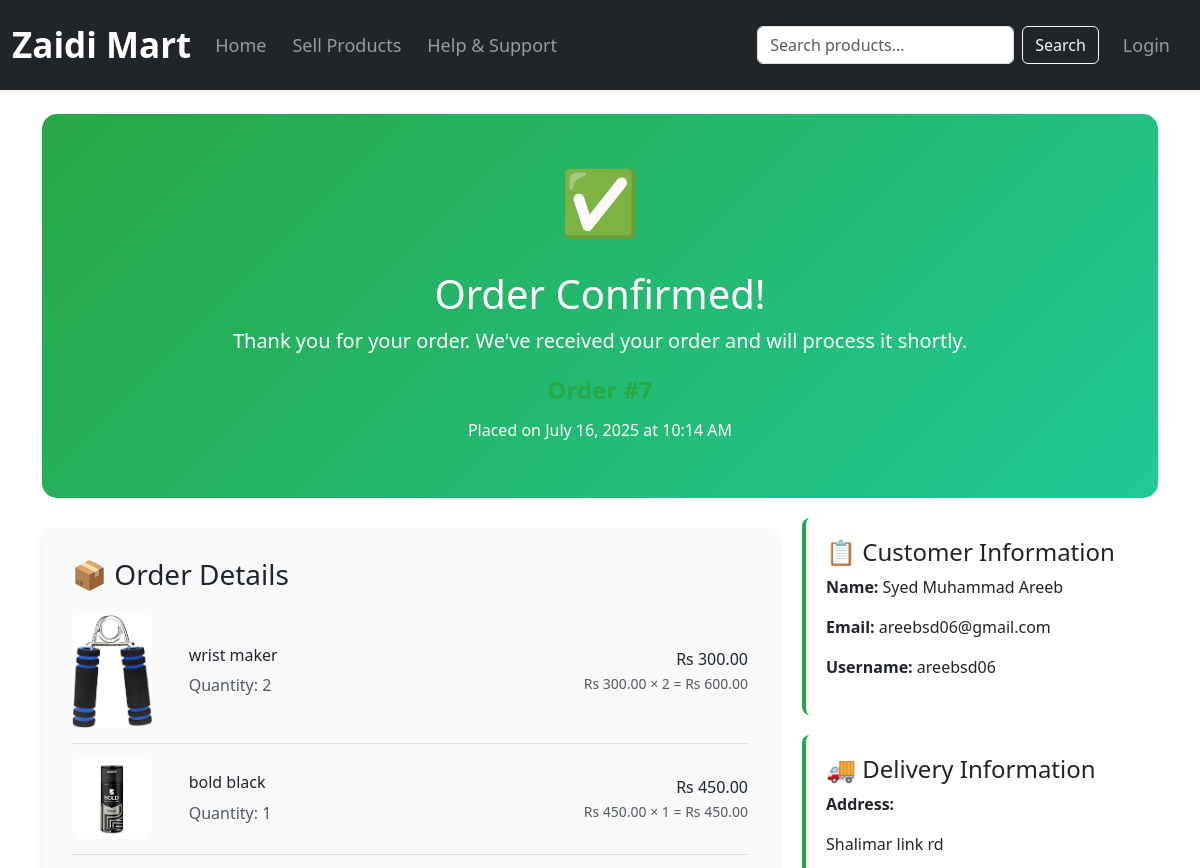
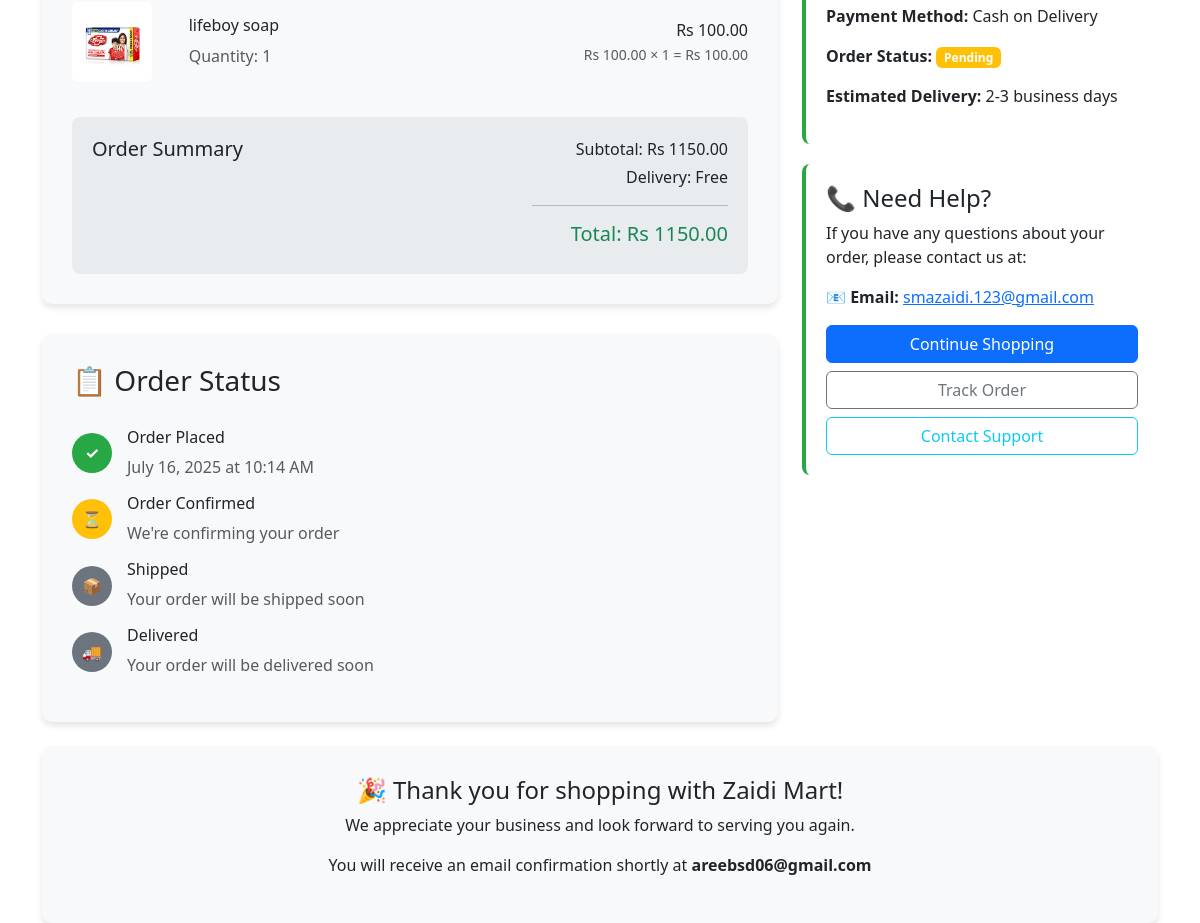
Screenshot of /order_confirmation/7/ with the database file from the repository (2 pictures, top to bottom).
### store/models/order.py (models this page shows, shortened)
class Order(models.Model):
    PAYMENT_CHOICES = [
        ('cod', 'Cash on Delivery'),
        ('online', 'Online Payment'),
    ]
    STATUS_CHOICES = [
        ('pending', 'Pending'),
        ('confirmed', 'Confirmed'),
        ('shipped', 'Shipped'),
        ('delivered', 'Delivered'),
        ('cancelled', 'Cancelled'),
    ]
    username = models.CharField(max_length=100)
    customer_name = models.CharField(max_length=200)
    customer_email = models.EmailField()
    customer_address = models.TextField()
    payment_method = models.CharField(max_length=20, choices=PAYMENT_CHOICES, default='cod')
    total_amount = models.DecimalField(max_digits=10, decimal_places=2)
    status = models.CharField(max_length=20, choices=STATUS_CHOICES, default='pending')
    created_at = models.DateTimeField(default=timezone.now)
    updated_at = models.DateTimeField(auto_now=True)
    class Meta:
        ordering = ['-created_at']

### store/models/orderitem.py (models this page shows, shortened)
class OrderItem(models.Model):
    order = models.ForeignKey(Order, on_delete=models.CASCADE, related_name='items')
    product = models.ForeignKey('Product', on_delete=models.CASCADE)  # Adjust based on your Product model
    quantity = models.PositiveIntegerField()
    price = models.DecimalField(max_digits=10, decimal_places=2)
    def get_total_price(self):
        return self.quantity * self.price

### store/models/product.py (models this page shows, shortened)
class Product(models.Model):
    name = models.CharField(max_length=30)
    price = models.IntegerField(default=0)
    category=models.ForeignKey(Category,on_delete=models.CASCADE,default=1)
    description = models.CharField(max_length=200, default='', blank=True,null=True)
    image=models.ImageField(upload_to='upload/products/')

### store/views.py (the view)
# urls.py: path('order_confirmation/<int:order_id>/', order_confirmation, name='order_confirmation'),
def order_confirmation(request, order_id):
    try:
        order = Order.objects.get(id=order_id)
        order_items = OrderItem.objects.filter(order=order)
        context = {
            'order': order,
            'order_items': order_items,
        }
        return render(request, 'order_confirmation.html', context)
    except Order.DoesNotExist:
        messages.error(request, 'Order not found.')
        return redirect('view_cart')

### store/templates/order_confirmation.html (shortened to what this page needs)
<!doctype html>
<html lang="en">
  <head>
    <link href="https://cdn.jsdelivr.net/npm/bootstrap@5.3.0/dist/css/bootstrap.min.css" rel="stylesheet">
  </head>
  <body>
    <nav class="navbar navbar-expand-lg navbar-dark bg-dark shadow-sm" style="height: 90px;">
      <div class="container-fluid">
        <a class="navbar-brand" href="/">Zaidi Mart</a>
        <div class="collapse navbar-collapse" id="navbarContent">
          <ul class="navbar-nav me-auto mb-2 mb-lg-0">
            <li class="nav-item"><a class="nav-link" href="/">Home</a></li>
            <li class="nav-item"><a class="nav-link" href="#">Sell Products</a></li>
            <li class="nav-item"><a class="nav-link" href="#">Help & Support</a></li>
          </ul>
          <form class="d-flex me-3" role="search">
            <input class="form-control me-2" type="search" name="search" id="search" placeholder="Search products..." aria-label="Search">
            <button class="btn btn-outline-light" type="submit">Search</button>
          </form>
          <ul class="navbar-nav">
            {% if request.session.username %}
              <li class="nav-item dropdown">
                <a class="nav-link dropdown-toggle" href="#" id="userDropdown" role="button" data-bs-toggle="dropdown" aria-expanded="false">
                  {{ name|default:"User" }}
                </a>
                <ul class="dropdown-menu dropdown-menu-end" aria-labelledby="userDropdown">
                  <li><a href="{% url 'view_cart' %}" class="btn btn-outline-primary">Go to Cart 🛒</a></li>
                  <li><a class="dropdown-item" href="{% url 'logout' %}">Logout</a></li>
                </ul>
              </li>
            {% else %}
              <li class="nav-item">
                <a class="nav-link" href="login/">Login</a>
              </li>
            {% endif %}
          </ul>
        </div>
      </div>
    </nav>
    <div class="container mt-4">
      <div class="order-confirmation">
        <div class="success-icon">✅</div>
        <h1>Order Confirmed!</h1>
        <p class="lead">Thank you for your order. We've received your order and will process it shortly.</p>
        <div class="order-number">Order #{{ order.id }}</div>
        <p>Placed on {{ order.created_at|date:"F d, Y" }} at {{ order.created_at|time:"g:i A" }}</p>
      </div>
      <div class="row">
        <div class="col-md-8">
          <div class="order-details">
            <h3>📦 Order Details</h3>
            <div class="order-items">
              {% for item in order_items %}
              <div class="order-item">
                <div class="row align-items-center">
                  <div class="col-md-2">
                    <img src="{{ item.product.image.url }}" alt="{{ item.product.name }}" class="img-fluid rounded" style="max-width: 80px;">
                  </div>
                  <div class="col-md-6">
                    <h6>{{ item.product.name }}</h6>
                    <p class="text-muted mb-0">Quantity: {{ item.quantity }}</p>
                  </div>
                  <div class="col-md-4 text-end">
                    <p class="mb-0">Rs {{ item.price|floatformat:2 }}</p>
                    <small class="text-muted">Rs {{ item.price|floatformat:2 }} × {{ item.quantity }} = Rs {{ item.get_total_price|floatformat:2 }}</small>
                  </div>
                </div>
              </div>
              {% endfor %}
            </div>
            <div class="order-summary">
              <div class="row">
                <div class="col-md-8">
                  <h5>Order Summary</h5>
                </div>
                <div class="col-md-4 text-end">
                  <p class="mb-1">Subtotal: Rs {{ order.total_amount|floatformat:2 }}</p>
                  <p class="mb-1">Delivery: Free</p>
                  <hr>
                  <h5 class="text-success">Total: Rs {{ order.total_amount|floatformat:2 }}</h5>
                </div>
              </div>
            </div>
          </div>
          <div class="order-details">
            <h3>📋 Order Status</h3>
            <div class="timeline">
              <div class="timeline-item">
                <div class="timeline-icon {% if order.status == 'pending' or order.status == 'confirmed' or order.status == 'shipped' or order.status == 'delivered' %}{% else %}inactive{% endif %}">✓</div>
                <div>
                  <h6>Order Placed</h6>
                  <p class="text-muted mb-0">{{ order.created_at|date:"F d, Y" }} at {{ order.created_at|time:"g:i A" }}</p>
                </div>
              </div>
              <div class="timeline-item">
                <div class="timeline-icon {% if order.status == 'confirmed' %}{% elif order.status == 'shipped' or order.status == 'delivered' %}{% elif order.status == 'pending' %}pending{% else %}inactive{% endif %}">
                  {% if order.status == 'confirmed' or order.status == 'shipped' or order.status == 'delivered' %}✓{% else %}⏳{% endif %}
                </div>
                <div>
                  <h6>Order Confirmed</h6>
                  <p class="text-muted mb-0">
                    {% if order.status == 'confirmed' or order.status == 'shipped' or order.status == 'delivered' %}
                      Your order has been confirmed
                    {% elif order.status == 'pending' %}
                      We're confirming your order
                    {% else %}
                      Waiting for confirmation
                    {% endif %}
                  </p>
                </div>
              </div>
              <div class="timeline-item">
                <div class="timeline-icon {% if order.status == 'shipped' or order.status == 'delivered' %}{% else %}inactive{% endif %}">
                  {% if order.status == 'shipped' or order.status == 'delivered' %}✓{% else %}📦{% endif %}
                </div>
                <div>
                  <h6>Shipped</h6>
                  <p class="text-muted mb-0">
                    {% if order.status == 'shipped' or order.status == 'delivered' %}
                      Your order is on its way
                    {% else %}
                      Your order will be shipped soon
                    {% endif %}
                  </p>
                </div>
              </div>
              <div class="timeline-item">
                <div class="timeline-icon {% if order.status == 'delivered' %}{% else %}inactive{% endif %}">
                  {% if order.status == 'delivered' %}✓{% else %}🚚{% endif %}
                </div>
                <div>
                  <h6>Delivered</h6>
                  <p class="text-muted mb-0">
                    {% if order.status == 'delivered' %}
                      Your order has been delivered
                    {% else %}
                      Your order will be delivered soon
                    {% endif %}
                  </p>
                </div>
              </div>
            </div>
          </div>
        </div>
        <div class="col-md-4">
          <div class="customer-info">
            <h4>📋 Customer Information</h4>
            <p><strong>Name:</strong> {{ order.customer_name }}</p>
            <p><strong>Email:</strong> {{ order.customer_email }}</p>
            <p><strong>Username:</strong> {{ order.username }}</p>
          </div>
          <div class="customer-info">
            <h4>🚚 Delivery Information</h4>
            <p><strong>Address:</strong></p>
            <p>{{ order.customer_address }}</p>
            <p><strong>Payment Method:</strong>
              {% if order.payment_method == 'cod' %}
                Cash on Delivery
              {% elif order.payment_method == 'online' %}
                Online Payment
              {% else %}
                {{ order.get_payment_method_display }}
              {% endif %}
            </p>
            <p><strong>Order Status:</strong>
              <span class="badge
                {% if order.status == 'pending' %}bg-warning
                {% elif order.status == 'confirmed' %}bg-info
                {% elif order.status == 'shipped' %}bg-primary
                {% elif order.status == 'delivered' %}bg-success
                {% elif order.status == 'cancelled' %}bg-danger
                {% endif %}">
                {{ order.get_status_display }}
              </span>
            </p>
            <p><strong>Estimated Delivery:</strong>
              {% if order.status == 'pending' or order.status == 'confirmed' %}
                2-3 business days
              {% elif order.status == 'shipped' %}
                1-2 business days
              {% elif order.status == 'delivered' %}
                Delivered
              {% else %}
                Contact support
              {% endif %}
            </p>
          </div>
          <div class="customer-info">
            <h4>📞 Need Help?</h4>
            <p>If you have any questions about your order, please contact us at:</p>
            <p><strong>📧 Email:</strong> <a href="mailto:smazaidi.123@gmail.com">smazaidi.123@gmail.com</a></p>
            <a href="/" class="btn btn-primary w-100 mb-2">Continue Shopping</a>
            <a href="#" class="btn btn-outline-secondary w-100 mb-2">Track Order</a>
            <a href="mailto:smazaidi.123@gmail.com" class="btn btn-outline-info w-100">Contact Support</a>
          </div>
        </div>
      </div>
      <div class="order-details text-center mt-4">
        <h4>🎉 Thank you for shopping with Zaidi Mart!</h4>
        <p>We appreciate your business and look forward to serving you again.</p>
        <p>You will receive an email confirmation shortly at <strong>{{ order.customer_email }}</strong></p>
      </div>
    </div>
  </body>
</html>

### store/templates/order_confirmation.html (style rules this page uses)
.navbar-brand { font-size: 35px; font-weight: bold; }
.nav-link { font-size: 18px; margin-right: 10px; }
.order-confirmation { background: linear-gradient(135deg, #28a745, #20c997); color: white; padding: 40px 0; margin-top: 20px; border-radius: 15px; text-align: center; }
.order-details { background: #f8f9fa; border-radius: 10px; padding: 30px; margin-top: 30px; box-shadow: 0 4px 6px rgba(0, 0, 0, 0.1); }
.order-item { border-bottom: 1px solid #dee2e6; padding: 15px 0; }
.order-item:last-child { border-bottom: none; }
.order-summary { background: #e9ecef; border-radius: 8px; padding: 20px; margin-top: 20px; }
.success-icon { font-size: 4rem; color: #28a745; margin-bottom: 20px; }
.order-number { font-size: 1.5rem; font-weight: bold; color: #28a745; margin: 10px 0; }
.customer-info { background: white; border-radius: 8px; padding: 20px; margin-top: 20px; border-left: 4px solid #28a745; }
.timeline { margin-top: 30px; }
.timeline-item { display: flex; align-items: center; margin-bottom: 15px; }
.timeline-icon { width: 40px; height: 40px; border-radius: 50%; background: #28a745; color: white; display: flex; align-items: center; justify-content: center; margin-right: 15px; font-weight: bold; }
.timeline-icon.pending { background: #ffc107; }
.timeline-icon.inactive { background: #6c757d; }

### rows the page displays
Order: created_at "July 16, 2025", created_at "10:14 AM", total_amount "1150.00", customer_name "Syed Muhammad Areeb", customer_email "areebsd06@gmail.com", username "areebsd06", customer_address "Shalimar link rd", status "Pending"
OrderItem: product.image (picture), product.name "wrist maker", quantity "2", price "300.00", get_total_price "600.00"
OrderItem: product.image (picture), product.name "bold black", quantity "1", price "450.00", get_total_price "450.00"
OrderItem: product.image (picture), product.name "lifeboy soap", quantity "1", price "100.00", get_total_price "100.00"
